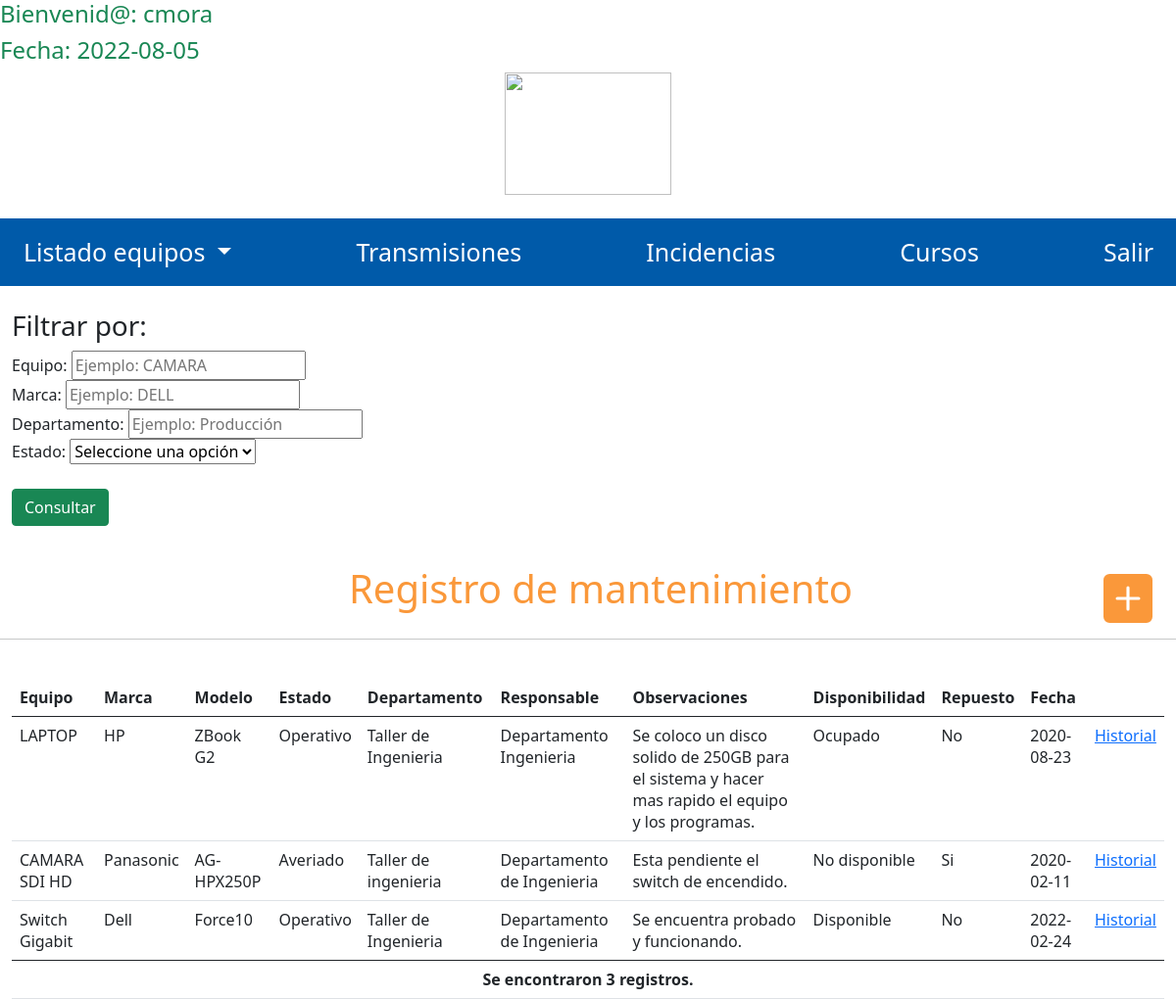
/EquipmentList.php (signed in), run on the app's committed database.
### tables this page shows
CREATE TABLE `equipos` (
  `Id` int(10) NOT NULL,
  `marca` varchar(80) NOT NULL,
  `modelo` varchar(80) NOT NULL,
  `equipo` varchar(80) NOT NULL,
  `nombre` varchar(100) NOT NULL,
  `estado` varchar(80) NOT NULL,
  `disponibilidad` varchar(15) NOT NULL,
  `ubicacion` varchar(80) NOT NULL,
  `responsable` varchar(80) NOT NULL,
  `ultimo_job` varchar(80) NOT NULL,
  `fecha_instalacion` date NOT NULL,
  `fecha_ult_job` date NOT NULL,
  `tecnico_ult_job` varchar(100) NOT NULL,
  `desc_ult_job` varchar(200) NOT NULL,
  `observaciones` varchar(200) NOT NULL,
  `serial_canal` varchar(200) NOT NULL,
  `serial_equipo` varchar(200) NOT NULL,
  `adjuntos` longblob NOT NULL,
  `manuales` longblob NOT NULL,
  `solicitud_repuesto` varchar(10) NOT NULL DEFAULT 'NO',
  `fecha_last_maintenance` date NOT NULL,
  `proveedor` varchar(100) NOT NULL
);

### EquipmentList.php (the view, shortened to what this page needs)
<link rel="stylesheet" href="//code.jquery.com/ui/1.13.1/themes/base/jquery-ui.css">
<?php
include 'home.php';
$titulo = 'Registro de mantenimiento';
?>
<?php
include 'equipment_list_form.php';
?>
<div class="row" style="width: 100%; display: flex; align-items: baseline;">
    <div class="col-11">
        <h1 style="color:#fa983a; text-align: center; border-bottom: 0px; margin-left: 150px;"><?= $titulo ?></h1>
    </div>
    <div class="col" style="color:#fa983a; text-align:right;">
        <a id="btnAddEquipment" style="color:#fa983a;" >
            <svg xmlns="http://www.w3.org/2000/svg" width="50" height="50" fill="currentColor" class="bi bi-plus-square-fill" viewBox="0 0 16 16">
                <path d="M2 0a2 2 0 0 0-2 2v12a2 2 0 0 0 2 2h12a2 2 0 0 0 2-2V2a2 2 0 0 0-2-2H2zm6.5 4.5v3h3a.5.5 0 0 1 0 1h-3v3a.5.5 0 0 1-1 0v-3h-3a.5.5 0 0 1 0-1h3v-3a.5.5 0 0 1 1 0z"/>
            </svg>
        </a>
    </div>
</div>
<hr/>
<div class="container-fluid">
    <?php
    if ($_SERVER['REQUEST_METHOD'] == 'POST')
    {
        include 'validate_list.php';
        $mensaje = $errores;
        if ($check == 2) {
            include 'config.php';
            @ $link = mysqli_connect(DB_HOST, DB_USER, DB_PASSWORD, DB_DATABASE_NAME);
            if (!$link):
                header('Location: ' . PAGINA_ERROR);
                die;
            endif;
            mysqli_set_charset($link, DB_CHARSET);
            $rs = mysqli_query($link, $sql);
            mysqli_close($link);
            $cantidad_de_filas = mysqli_num_rows($rs);
            ?>
            <table class="table table-hover">
                <thead>
                <tr>
                    <th>Nombre</th>
                    <th>Equipo</th>
                    <th>Marca</th>
                    <th>Modelo</th>
                    <th>Estado</th>
                    <th>Departamento</th>
                    <th>Responsable</th>
                    <th>Observaciones</th>
                    <th>Disponibilidad</th>
                    <th>Repuesto</th>
                    <th>Fecha</th>
                    <th></th>
                </tr>
                </thead>
                <?php
                while ($fila = mysqli_fetch_assoc($rs)): ?>
                    <tr>
                        <td><?= $fila['nombre'] ?></td>
                        <td><?= $fila['equipo'] ?></td>
                        <td><?= $fila['marca'] ?></td>
                        <td><?= $fila['modelo'] ?></td>
                        <td><?= $fila['estado'] ?></td>
                        <td><?= $fila['ubicacion'] ?></td>
                        <td><?= $fila['responsable'] ?></td>
                        <td><?= $fila['observaciones'] ?></td>
                        <td><?= $fila['disponibilidad'] ?></td>
                        <td><?= $fila['solicitud_repuesto'] ?></td>
                        <td><?= $fila['fecha_last_maintenance'] ?></td>
                        <td>
                            <a href="#">Historial</a>
                        </td>
                    </tr>
                <?php
                endwhile;
                ?>
                <thead style="text-align: center">
                <td colspan="14"><strong>Se encontraron <?= $cantidad_de_filas ?> registros.</strong></td>
                </thead>
            </table>
            <?php
            $nombres = '';
            $comboestado = '';
            $combodisponible = '';
            $comboresponsable = '';
            include 'footer.php';
            die;
        }
        if ($check == 3) {
            include 'config.php';
            @ $link = mysqli_connect(DB_HOST, DB_USER, DB_PASSWORD, DB_DATABASE_NAME);
            if (!$link):
                header('Location: ' . PAGINA_ERROR);
                die;
            endif;
            mysqli_set_charset($link, DB_CHARSET);
            $rs = mysqli_query($link, $sql);
            mysqli_close($link);
            $cantidad_de_filas = mysqli_num_rows($rs);
            ?>
            <table class="table table-hover">
                <thead>
                <tr>
                    <th>Equipo</th>
                    <th>Marca</th>
                    <th>Modelo</th>
                    <th>Estado</th>
                    <th>Departamento</th>
                    <th>Responsable</th>
                    <th>Observaciones</th>
                    <th>Disponibilidad</th>
                    <th>Repuesto</th>
                    <th>Fecha</th>
                    <th></th>
                </tr>
                </thead>
                <?php
                while ($fila = mysqli_fetch_assoc($rs)):
                    ?>
                    <tr>
                        <td><?= $fila['equipo'] ?></td>
                        <td><?= $fila['marca'] ?></td>
                        <td><?= $fila['modelo'] ?></td>
                        <td><?= $fila['estado'] ?></td>
                        <td><?= $fila['ubicacion'] ?></td>
                        <td><?= $fila['responsable'] ?></td>
                        <td><?= $fila['observaciones'] ?></td>
                        <td><?= $fila['disponibilidad'] ?></td>
                        <td><?= $fila['solicitud_repuesto'] ?></td>
                        <td><?= $fila['fecha_last_maintenance'] ?></td>
                        <td>
                            <a href="#">Historial</a>
                        </td>
                    </tr>
                <?php
                endwhile;
                ?>
                <thead style="text-align: center">
                <td colspan="14"><strong>Se encontraron <?= $cantidad_de_filas ?> registros.</strong></td>
                </thead>
            </table>
            <br><br>
            <div align="center">
                <a href="reporte_excel_filtrado.php"><img src="img/excel.png" width="50" height="50" alt="Reporte Excel" title="Generar Reporte Excel" /></a>
                <span><img src="img/space.png" title=""></span>
                <a href='#top'><img border='0' style='height: 35px; width: 60px' src="img/up.png" title="Ir arriba" /></a>
                <span><img src="img/space.png" title=""></span>
                <a href="reporte_pdf_filtrado.php" target="_blank"><img src="img/pdf.png" width="46" height="46" alt="Reporte PDF" title="Generar Reporte PDF" /></a>
            </div>
            <?php
            $nombres = '';
            $comboestado = '';
            $combodisponible = '';
            $comboresponsable = '';
            include 'footer.php';
            die;
        }
        if ($check == 4) {
            include 'config.php';
            @ $link = mysqli_connect(DB_HOST, DB_USER, DB_PASSWORD, DB_DATABASE_NAME);
            if (!$link):
                header('Location: ' . PAGINA_ERROR);
                die;
            endif;
            mysqli_set_charset($link, DB_CHARSET);
            $rs = mysqli_query($link, $sql);
            mysqli_close($link);
            $cantidad_de_filas = mysqli_num_rows($rs);
            ?>
            <table class="table table-hover">
                <thead>
                <tr>
                    <th>Nombre</th>
                    <th>Equipo</th>
                    <th>Marca</th>
                    <th>Modelo</th>
                    <th>Estado</th>
                    <th>Departamento</th>
                    <th>Responsable</th>
                    <th>Observaciones</th>
                    <th>Disponibilidad</th>
                    <th>Repuesto</th>
                    <th>Fecha</th>
                    <th></th>
                </tr>
                </thead>
                <?php
                while ($fila = mysqli_fetch_assoc($rs)):
                    ?>
                    <tr>
                        <td><?= $fila['nombre'] ?></td>
                        <td><?= $fila['equipo'] ?></td>
                        <td><?= $fila['marca'] ?></td>
                        <td><?= $fila['modelo'] ?></td>
                        <td><?= $fila['estado'] ?></td>
                        <td><?= $fila['ubicacion'] ?></td>
                        <td><?= $fila['responsable'] ?></td>
                        <td><?= $fila['observaciones'] ?></td>
                        <td><?= $fila['disponibilidad'] ?></td>
                        <td><?= $fila['solicitud_repuesto'] ?></td>
                        <td><?= $fila['fecha_last_maintenance'] ?></td>
                        <td>
                            <a href="#">Historial</a>
                        </td>
                    </tr>
                <?php
                endwhile;
                ?>
                <thead style="text-align: center">
                <td colspan="14"><strong>Se encontraron <?= $cantidad_de_filas ?> registros.</strong></td>
                </thead>
            </table>
            <br><br>
            <div align="center">
                <a href="reporte_excel_filtrado.php"><img src="img/excel.png" width="50" height="50" alt="Reporte Excel" title="Generar Reporte Excel" /></a>
                <span><img src="img/space.png" title=""></span>
                <a href='#top'><img border='0' style='height: 35px; width: 60px' src="img/up.png" title="Ir arriba" /></a>
                <span><img src="img/space.png" title=""></span>
                <a href="reporte_pdf_filtrado.php" target="_blank"><img src="img/pdf.png" width="46" height="46" alt="Reporte PDF" title="Generar Reporte PDF" /></a>
            </div>
            <?php
            $nombres = '';
            $comboestado = '';
            $combodisponible = '';
            $comboresponsable = '';
            include 'footer.php';
            die;
        }
        if ($check == 5) {
            include 'config.php';
            @ $link = mysqli_connect(DB_HOST, DB_USER, DB_PASSWORD, DB_DATABASE_NAME);
            if (!$link):
                header('Location: ' . PAGINA_ERROR);
                die;
            endif;
            mysqli_set_charset($link, DB_CHARSET);
            $rs = mysqli_query($link, $sql);
            mysqli_close($link);
            $cantidad_de_filas = mysqli_num_rows($rs);
            ?>
            <table class="table table-hover">
                <thead>
                <tr>
                    <th>Nombre</th>
                    <th>Equipo</th>
                    <th>Marca</th>
                    <th>Modelo</th>
                    <th>Estado</th>
                    <th>Departamento</th>
                    <th>Responsable</th>
                    <th>Observaciones</th>
                    <th>Disponibilidad</th>
                    <th>Repuesto</th>
                    <th>Fecha</th>
                    <th></th>
                </tr>
                </thead>
                <?php
                while ($fila = mysqli_fetch_assoc($rs)):
                    ?>
                    <tr>
                        <td><?= $fila['nombre'] ?></td>
                        <td><?= $fila['equipo'] ?></td>
                        <td><?= $fila['marca'] ?></td>
                        <td><?= $fila['modelo'] ?></td>
                        <td><?= $fila['estado'] ?></td>
                        <td><?= $fila['ubicacion'] ?></td>
                        <td><?= $fila['responsable'] ?></td>
                        <td><?= $fila['observaciones'] ?></td>
                        <td><?= $fila['disponibilidad'] ?></td>
                        <td><?= $fila['solicitud_repuesto'] ?></td>
                        <td><?= $fila['fecha_last_maintenance'] ?></td>
                        <td>
                            <a href="#">Historial</a>
                        </td>
                    </tr>
                <?php
                endwhile;
                ?>
                <thead style="text-align: center">
                <td colspan="14"><strong>Se encontraron <?= $cantidad_de_filas ?> registros.</strong></td>
                </thead>
            </table>
            <br><br>
            <div align="center">
                <a href="reporte_excel_filtrado.php"><img src="img/excel.png" width="50" height="50" alt="Reporte Excel" title="Generar Reporte Excel" /></a>
                <span><img src="img/space.png" title=""></span>
                <a href='#top'><img border='0' style='height: 35px; width: 60px' src="img/up.png" title="Ir arriba" /></a>
                <span><img src="img/space.png" title=""></span>
                <a href="reporte_pdf_filtrado.php" target="_blank"><img src="img/pdf.png" width="46" height="46" alt="Reporte PDF" title="Generar Reporte PDF" /></a>
            </div>
            <?php
            $nombres = '';
            $comboestado = '';
            $combodisponible = '';
            $comboresponsable = '';
            include 'footer.php';
            die;
        }
    }
    else{
        @ $link = mysqli_connect(DB_HOST, DB_USER, DB_PASSWORD, DB_DATABASE_NAME);
        mysqli_set_charset($link, DB_CHARSET);
        $sql = 'SELECT * FROM equipos ORDER BY Id';
        $rs = mysqli_query($link, $sql);
        $cantidad_de_filas = mysqli_num_rows($rs);
    }
    ?>
    <table class="table table-hover">
        <thead>
        <tr >
            <th>Equipo</th>
            <th>Marca</th>
            <th>Modelo</th>
            <th>Estado</th>
            <th>Departamento</th>
            <th>Responsable</th>
            <th>Observaciones</th>
            <th>Disponibilidad</th>
            <th>Repuesto</th>
            <th>Fecha</th>
            <th></th>
        </tr>
        </thead>
        <?php
        while ($fila = mysqli_fetch_assoc($rs)):
            ?>
            <tr >
                <td><?= $fila['equipo'] ?></td>
                <td><?= $fila['marca'] ?></td>
                <td><?= $fila['modelo'] ?></td>
                <td><?= $fila['estado'] ?></td>
                <td><?= $fila['ubicacion'] ?></td>
                <td><?= $fila['responsable'] ?></td>
                <td><?= $fila['observaciones'] ?></td>
                <td><?= $fila['disponibilidad'] ?></td>
                <td><?= $fila['solicitud_repuesto'] ?></td>
                <td><?= $fila['fecha_last_maintenance'] ?></td>
                <td>
                    <a href="#">Historial</a>
                </td>
            </tr>
        <?php
        endwhile;
        ?>
        <thead style="text-align: center">
        <td colspan="14"><strong>Se encontraron <?= $cantidad_de_filas ?> registros.</strong></td>
        </thead>
    </table>
</div>

### data on the page
equipos: equipo "LAPTOP", marca "HP", modelo "ZBook G2", estado "Operativo", ubicacion "Taller de Ingenieria", responsable "Departamento Ingenieria", observaciones "Se coloco un disco solido de 250GB para el sistema y hacer mas rapido el equipo y los programas.", disponibilidad "Ocupado", solicitud_repuesto "No", fecha_last_maintenance "2020-08-23"
equipos: equipo "CAMARA SDI HD", marca "Panasonic", modelo "AG-HPX250P", estado "Averiado", ubicacion "Taller de ingenieria", responsable "Departamento de Ingenieria", observaciones "Esta pendiente el switch de encendido.", disponibilidad "No disponible", solicitud_repuesto "Si", fecha_last_maintenance "2020-02-11"
equipos: equipo "Switch Gigabit", marca "Dell", modelo "Force10", estado "Operativo", ubicacion "Taller de Ingenieria", responsable "Departamento de Ingenieria", observaciones "Se encuentra probado y funcionando.", disponibilidad "Disponible", solicitud_repuesto "No", fecha_last_maintenance "2022-02-24"

### other printed values
$titulo "Registro de mantenimiento"
$cantidad_de_filas "3"
